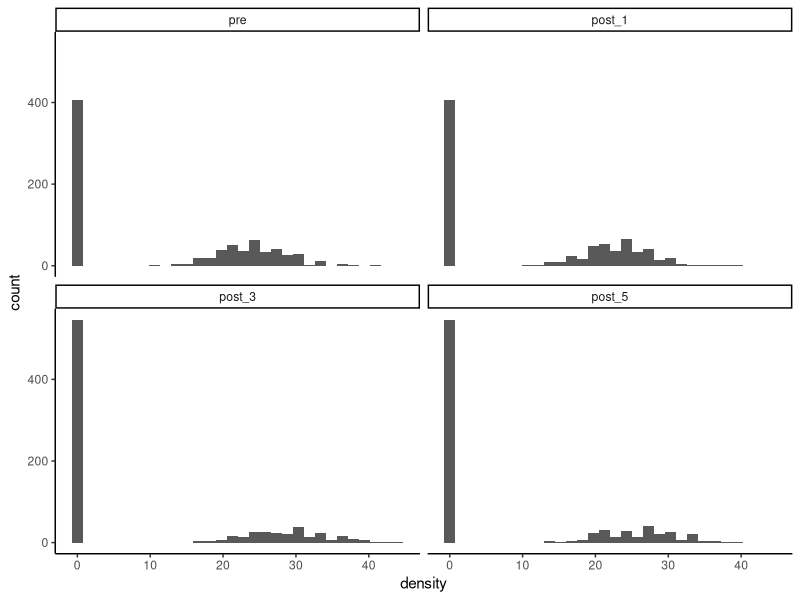
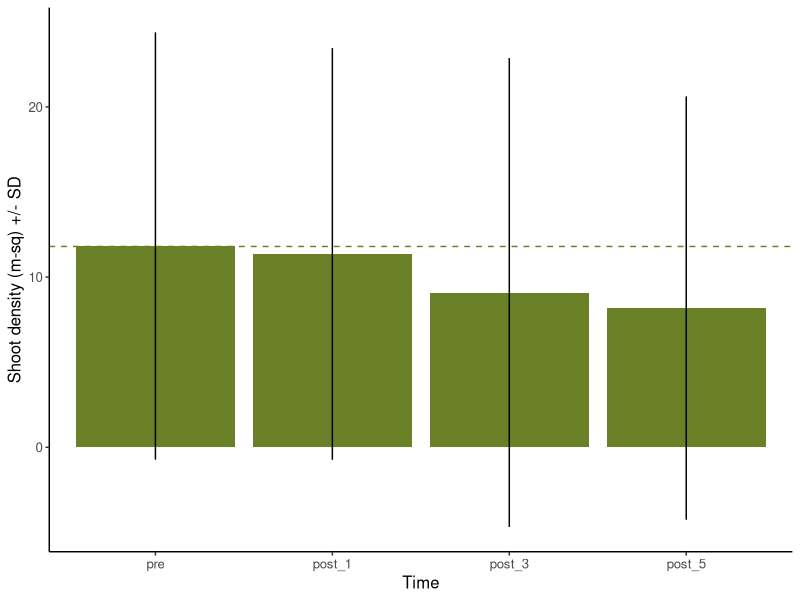
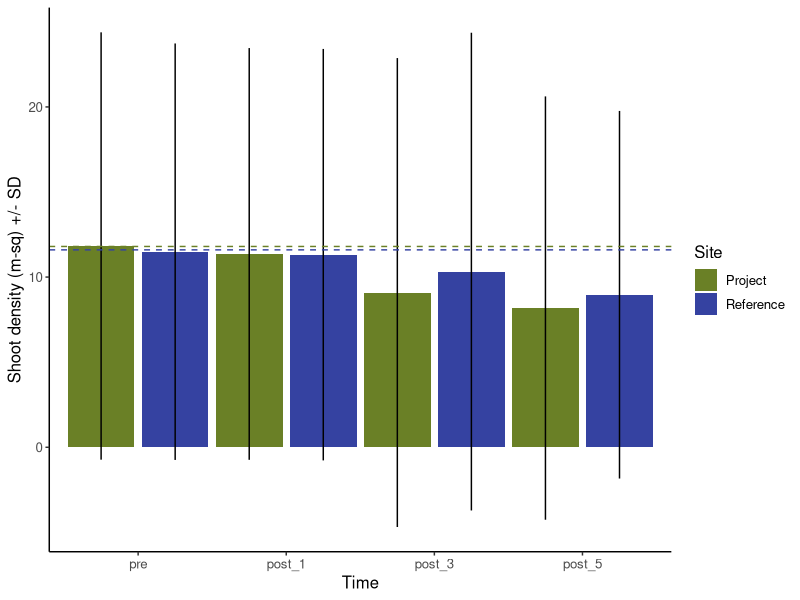
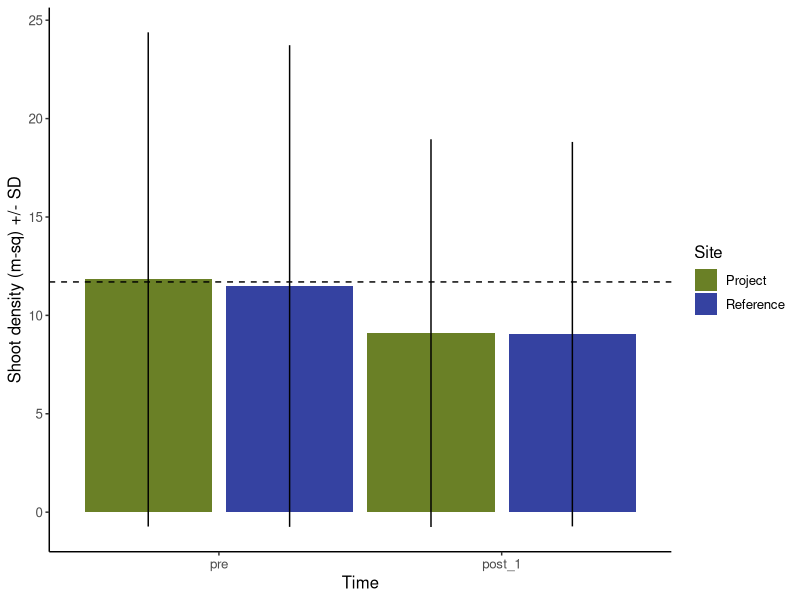

Write R code to recreate these figures, in order. (Note: this script raises an error after producing the figures.)
## ---- chunk 1
library(tidyverse)
theme_set(theme_classic())
set.seed(9)

pal <- c("#6A8026", "#3542A1")
## ---- chunk 2
manu.dat <- data.frame(
  quad = seq(1:50),
  eg = c(rpois(n = 18, lambda = 30), rep(0, 32))
)
## ---- chunk 3
dat <- read.csv("example_data_static_July02_2024.csv", header = TRUE, stringsAsFactors = FALSE)

dat$time <- factor(dat$time, levels = c("pre", "post_1", "post_3", "post_5"))
dat$site <- factor(dat$site, levels = c("proj", "ref"))

dat.sum <- dat %>% 
  group_by(site, time) %>% 
  summarize(mean = mean(density),
            sd = sd(density))
## ---- chunk 4
dat.pre <- data.frame(
  quad = seq(1:796),
  density = c(rpois(n = 389, lambda = 24), rep(0, 407)),
  time = "pre",
  site = "proj"
)

dat.post1 <- data.frame(
  quad = seq(1:796),
  density = c(rpois(n = 389, lambda = 23), rep(0, 407)),
  time = "post_1",
  site = "proj"
)

dat.post3 <- data.frame(
  quad = seq(1:796),
  density = c(rpois(n = 250, lambda = 28), rep(0, 546)),
  time = "post_3",
  site = "proj"
)

dat.post5 <- data.frame(
  quad = seq(1:796),
  density = c(rpois(n = 250, lambda = 26), rep(0, 546)),
  time = "post_5",
  site = "proj"
)

dat.pre.ref <- data.frame(
  quad = seq(1:796),
  density = c(rpois(n = 389, lambda = 24), rep(0, 407)),
  time = "pre",
  site = "ref"
)

dat.post1.ref <- data.frame(
  quad = seq(1:796),
  density = c(rpois(n = 389, lambda = 23), rep(0, 407)),
  time = "post_1",
  site = "ref"
)

dat.post3.ref <- data.frame(
  quad = seq(1:796),
  density = c(rpois(n = 290, lambda = 28), rep(0, 506)),
  time = "post_3",
  site = "ref"
)

dat.post5.ref <- data.frame(
  quad = seq(1:796),
  density = c(rpois(n = 340, lambda = 21), rep(0, 456)),
  time = "post_5",
  site = "ref"
)

dat <- rbind.data.frame(dat.pre, dat.post1, dat.post3, dat.post5, dat.pre.ref, dat.post1.ref, dat.post3.ref, dat.post5.ref)

dat$density <- ifelse(dat$density < 0, 0, dat$density)

dat$time <- factor(dat$time, levels = c("pre", "post_1", "post_3", "post_5"))

dat.sum <- dat %>% 
  group_by(site, time) %>% 
  summarize(mean = mean(density),
            sd = sd(density))
## ---- chunk 5
# Known parameters
mean_pre <- round(mean(manu.dat$eg), 0)
alpha <- 0.1      # Significance level
beta <- 0.9       # Desired power
sd_pre <- round(sd(manu.dat$eg), 0)
delta <- (0.2 * mean_pre)  # Minimum detectable effect size (20% change)

# Calculate critical values
z_alpha_over_2 <- qnorm(1 - alpha/2)
z_beta <- abs(qnorm(1 - beta))

# Calculate sample size per group
sample_size <- ((z_alpha_over_2 + z_beta)^2 * 2 * sd_pre^2) / delta^2
N_star <- round(sample_size, 0)
## ---- chunk 6
tran.dat <- data.frame(
  transect = as.character(1:7),
  length = c(90, rep(100, 6))
)

tran.dat$prop_tot_len <- tran.dat$length / sum(tran.dat$length)

tran.dat$tran_N <- round(tran.dat$prop_tot_len * N_star, 0)
## ---- chunk 7
mean_pre <- dat.sum[[1, 3]]
sd_pre <- dat.sum[[1, 4]]

surv_area <- ((90 * 10) + (6 * 100 * 10)) / 10.764
eg_area <- ( (46 * 10) +
             (38 * 10) +
             (34 * 10) +
             (37 * 10) +
             (60 * 10) +
             (64 * 10) +
             (59 * 10)) / 10.764

tot_pre_shoots <- eg_area * mean_pre
round(tot_pre_shoots, 0)
## ---- chunk 8
png(filename = "../Figures/worked_example_proj.png", width = 5, height = 3.5, units = "in", res = 400)
ggplot(dat.sum %>% 
         filter(site == "proj")) +
  geom_col(aes(x = time, y = mean, fill = site)) +
  geom_errorbar(aes(x = time, ymin = mean - sd, ymax = mean + sd, group = site), width = 0) +
  scale_fill_manual(values = pal, name = "Site", breaks = c("proj", "ref"), labels = c("Project", "Reference")) +
  geom_hline(aes(yintercept = 11.8), color = pal[1], linetype = "dashed") +
  xlab("Time") +
  ylab("Shoot density (m-sq) +/- SD") +
  theme(text = element_text(size = 12)) +
  theme(legend.position = "none")
dev.off()

ggplot(dat %>% 
         filter(site == "proj")) +
  geom_histogram(aes(x = density)) +
  facet_wrap(~ time)
## ---- chunk 9
## Year 1 ##
dat.1 <- dat %>% 
  filter(site == "proj") %>% 
  filter(time %in% c("pre", "post_1"))

mod.1 <- glm(density ~ time, data = dat.1, family = quasipoisson(link = "log"))
summary(mod.1)

## Year 3 ##
dat.2 <- dat %>% 
  filter(site == "proj") %>% 
  filter(time %in% c("pre", "post_3"))

mod.2 <- glm(density ~ time, data = dat.2, family = quasipoisson(link = "log"))
summary(mod.2)

## Year 5 ##
### Compare to pre ##
dat.3 <- dat %>% 
  filter(site == "proj") %>% 
  filter(time %in% c("pre", "post_5"))

mod.3 <- glm(density ~ time, data = dat.3, family = quasipoisson(link = "log"))
summary(mod.3)

### Compare to year 3 ##
dat.4 <- dat %>% 
  filter(site == "proj") %>% 
  filter(time %in% c("post_3", "post_5"))

mod.4 <- glm(density ~ time, data = dat.4, family = quasipoisson(link = "log"))
summary(mod.4)
## ---- chunk 10
## Year 3 ##
mean_3yr <- as.numeric(exp(mod.2$coefficients[1] + mod.2$coefficients[2]))

eg_shoots_3yr <- eg_area * mean_3yr

mit_shoots_3yr <- tot_pre_shoots - eg_shoots_3yr
round(mit_shoots_3yr)
## ---- chunk 11
png(filename = "../Figures/worked_example_proj_ref.png", width = 5.5, height = 3.5, units = "in", res = 400)
ggplot(dat.sum) +
  geom_col(aes(x = time, y = mean, group = site, fill = site), position = position_dodge(1)) +
  geom_errorbar(aes(x = time, ymin = mean - sd, ymax = mean + sd, group = site), position = position_dodge(1), width = 0) +
  scale_fill_manual(values = pal, name = "Site", breaks = c("proj", "ref"), labels = c("Project", "Reference")) +
  geom_hline(aes(yintercept = 11.8), color = pal[1], linetype = "dashed") +
  geom_hline(aes(yintercept = 11.6), color = pal[2], linetype = "dashed") +
  xlab("Time") +
  ylab("Shoot density (m-sq) +/- SD") +
  theme(text = element_text(size = 12))
dev.off()
## ---- chunk 12
## Project to reference ##
dat.5 <- dat %>% 
  filter(site %in% c("proj", "ref")) %>% 
  filter(time %in% c("pre"))

mod.5 <- glm(density ~ site, data = dat.5, family = quasipoisson(link = "log"))
summary(mod.5)

## Year 1 ##
dat.6 <- dat %>% 
  filter(time %in% c("pre", "post_1"))

mod.6 <- glm(density ~ time/site, data = dat.6, family = quasipoisson(link = "log"))
summary(mod.6)

## Year 3 ##
dat.7 <- dat %>% 
  filter(time %in% c("pre", "post_3"))

mod.7 <- glm(density ~ time/site, data = dat.7, family = quasipoisson(link = "log"))
summary(mod.7)

## Year 5 ##
dat.8 <- dat %>% 
  filter(time %in% c("pre", "post_5"))

mod.8 <- glm(density ~ time/site, data = dat.8, family = quasipoisson(link = "log"))
summary(mod.8)

### Compare to year 3 ##
dat.9 <- dat %>% 
  filter(time %in% c("post_3", "post_5"))

mod.9 <- glm(density ~ time/site, data = dat.9, family = quasipoisson(link = "log"))
summary(mod.9)
## ---- chunk 13
## Year 3 ##
mean_3yr_ref <- as.numeric(exp(mod.7$coefficients[[1]] - mod.7$coefficients[[4]]))

tot_shoots_3yr_ref <- eg_area * mean_3yr_ref

mit_shoots_3yr_ref <- tot_pre_shoots - tot_shoots_3yr_ref
round(mit_shoots_3yr_ref)
## ---- chunk 14
dat.adj.1 <- dat %>% 
  filter(time %in% c("pre", "post_1")) 

dat.adj.1[797:1107, 2] <- dat.adj.1[797:1107, 2] * 0.75
dat.adj.1[2389:2698, 2] <- dat.adj.1[2389:2698, 2] * 0.75

dat.adj.1.sum <- dat.adj.1 %>% 
  group_by(site, time) %>% 
  summarise(mean = mean(density),
            sd = sd(density))

png(filename = "../Figures/worked_example_ex1.png", width = 5.5, height = 3.5, units = "in", res = 400)
ggplot(dat.adj.1.sum) +
  geom_col(aes(x = time, y = mean, group = site, fill = site), position = position_dodge(1)) +
  geom_errorbar(aes(x = time, ymin = mean - sd, ymax = mean + sd, group = site), position = position_dodge(1), width = 0) +
  scale_fill_manual(values = pal, name = "Site", breaks = c("proj", "ref"), labels = c("Project", "Reference")) +
  geom_hline(aes(yintercept = 11.7), color = "black", linetype = "dashed") +
  xlab("Time") +
  ylab("Shoot density (m-sq) +/- SD") +
  theme(text = element_text(size = 12))
dev.off()
## ---- chunk 15
mod.10 <- glm(density ~ time/site, data = dat.adj.1, family = quasipoisson(link = "log"))
summary(mod.10)
## ---- chunk 16
ref_adj_shoots <- exp(mod.10$coefficients[[1]] + (mod.10$coefficients[[2]] + 0.200))

shoots_ref_adj <-  -(mean_pre - ref_adj_shoots * 314)

mit_shoots_ref_adj <- tot_pre_shoots - shoots_ref_adj
round(mit_shoots_ref_adj)

## with no ref ##
tot_pre_shoots - (tot_area * dat.adj.1.sum[[2, 3]])
## ---- chunk 17
dat.adj.2 <- dat %>% 
  filter(time %in% c("pre", "post_1")) 

dat.adj.2[797:1107, 2] <- dat.adj.2[797:1107, 2] * 0.75
dat.adj.2[2389:2698, 2] <- dat.adj.2[2389:2698, 2] * 0.35

dat.adj.2.sum <- dat.adj.2 %>% 
  group_by(site, time) %>% 
  summarise(mean = mean(density),
            sd = sd(density))

ggplot(dat.adj.2.sum) +
  geom_col(aes(x = time, y = mean, group = site, fill = site), position = position_dodge(1)) +
  geom_errorbar(aes(x = time, ymin = mean - sd, ymax = mean + sd, group = site), position = position_dodge(1), width = 0) +
  scale_fill_manual(values = pal, name = "Site", breaks = c("proj", "ref"), labels = c("Project", "Reference")) +
  geom_hline(aes(yintercept = 11.7), color = "black", linetype = "dashed") +
  xlab("Time") +
  ylab("Shoot density (m-sq) +/- SD") +
  theme(text = element_text(size = 12))

mod.11 <- glm(density ~ time/site, data = dat.adj.2, family = quasipoisson(link = "log"))
summary(mod.11)
